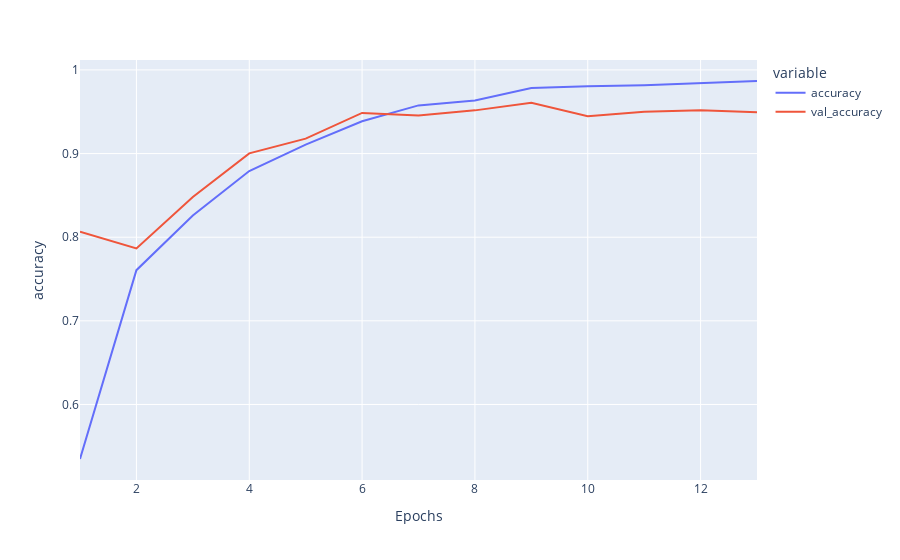

The code cell stored with this chart in its notebook:
### Code cell
display_curves(history2, 'accuracy')

### Figure 1 — Plotly figure (JSON) as saved in the notebook; plotly's stock layout.template omitted (floating-point values rounded to 4 significant figures)
{"data": [{"hovertemplate": "variable=accuracy<br>x=%{x}<br>value=%{y}<extra></extra>", "legendgroup": "accuracy", "line": {"color": "#636efa", "dash": "solid"}, "marker": {"symbol": "circle"}, "mode": "lines", "name": "accuracy", "orientation": "v", "showlegend": true, "type": "scatter", "x": [1, 2, 3, 4, 5, 6, 7, 8, 9, 10, 11, 12, 13], "xaxis": "x", "y": [0.5348, 0.7606, 0.826, 0.8791, 0.9106, 0.9386, 0.9576, 0.9636, 0.9783, 0.9804, 0.9816, 0.9843, 0.9868], "yaxis": "y"}, {"hovertemplate": "variable=val_accuracy<br>x=%{x}<br>value=%{y}<extra></extra>", "legendgroup": "val_accuracy", "line": {"color": "#EF553B", "dash": "solid"}, "marker": {"symbol": "circle"}, "mode": "lines", "name": "val_accuracy", "orientation": "v", "showlegend": true, "type": "scatter", "x": [1, 2, 3, 4, 5, 6, 7, 8, 9, 10, 11, 12, 13], "xaxis": "x", "y": [0.8066, 0.7866, 0.848, 0.9002, 0.9179, 0.9486, 0.9455, 0.9517, 0.9609, 0.9447, 0.9501, 0.9517, 0.9493], "yaxis": "y"}], "layout": {"legend": {"title": {"text": "variable"}, "tracegroupgap": 0}, "margin": {"t": 60}, "xaxis": {"anchor": "y", "domain": [0, 1], "title": {"text": "Epochs"}}, "yaxis": {"anchor": "x", "domain": [0, 1], "title": {"text": "accuracy"}}}}
